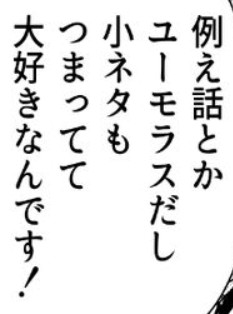
#> input picture img/test-1.jpg, 233 x 314 px
$ jupyter execute --allow-errors notebook.ipynb   (shell and % lines are left out)
#> lines starting #> are read from the running program, lines starting #| are printed output that depends on the picture; after the words box and inside, x2 and y2 are one past the last pixel; in counts of white or black regions, pixels touching at a corner belong together
### oom/utils/cv.py
import numpy as np
import cv2


def reverse(src):
	return np.zeros(src.shape, dtype=src.dtype) + 255 - src

def minAreaNonRotatedRectangle(points):
	y_1 = points[:, 0, 0].min()
	y_2 = points[:, 0, 0].max()
	x_1 = points[:, 0, 1].min()
	x_2 = points[:, 0, 1].max()
	return ((int((y_1 + y_2) / 2), int((x_1 + x_2) / 2)),
			(int(x_2 - x_1), int(y_2 - y_1)), -90)

### oom/notebook.ipynb
[cell 1]
import torch
import cv2
import numpy as np
import matplotlib.pyplot as plt

from utils import cv

[cell 2]
# user config & defined constants
from enum import Enum

class TextDirection(Enum):
	X = 1
	Y = 2

class TextColor(Enum):
	Black = 0
	White = 1

class RectangleType(Enum):
	Rotated = 0
	UnRotated = 1

# User Configuration
TEXT_DIRECTION = TextDirection.Y
TEXT_COLOR = TextColor.Black
CONTOUR_RECTANGLE_TYPE = RectangleType.UnRotated
KERNEL_SIZE = 10
ED_ITERATION = 3
AREA_THRESHOLD = 500
####################

if TEXT_DIRECTION == TextDirection.X:
	KERNEL_SIZE_X = KERNEL_SIZE
	KERNEL_SIZE_Y = 1
else:
	KERNEL_SIZE_X = 1
	KERNEL_SIZE_Y = KERNEL_SIZE

[cell 3]
# read
src = cv2.imread('../img/test-1.jpg')
#> src is the input picture: shape (314, 233, 3); min 0, max 255, mean 229.6
plt.imshow(src)

[cell 4]
# preprocess
gray = cv2.cvtColor(src, cv2.COLOR_BGR2GRAY)
ret, binary = cv2.threshold(gray, 0, 255, cv2.THRESH_OTSU + cv2.THRESH_BINARY)
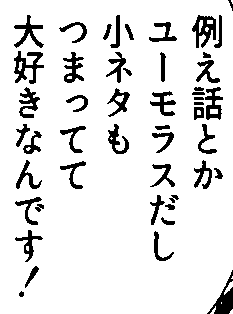
#> binary: shape (314, 233); 89.2% white; 49 black regions, largest, box (x1, y1, x2, y2) and area: (14, 51, 44, 84) 431, (207, 270, 233, 314) 430, (192, 15, 216, 48) 408
#> ret = 153

if TEXT_COLOR == TextColor.Black:
	binary = cv.reverse(binary)

kernel = cv2.getStructuringElement(cv2.MORPH_RECT, (KERNEL_SIZE_X, KERNEL_SIZE_Y))

dilation = cv2.dilate(binary, kernel, iterations=ED_ITERATION)
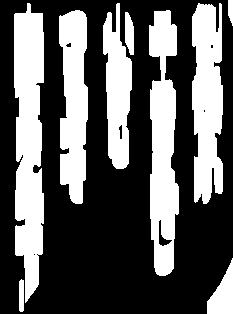
#> dilation: shape (314, 233); 36.6% white; 9 white regions, largest, box (x1, y1, x2, y2) and area: (14, 3, 44, 303) 7027, (149, 10, 179, 276) 5703, (192, 3, 223, 204) 5092
erosion = cv2.erode(dilation, kernel, iterations=ED_ITERATION)
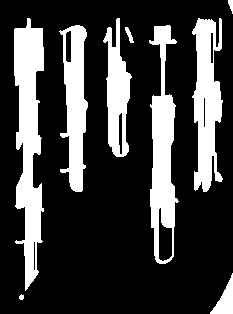
#> erosion: shape (314, 233); 24.4% white; 9 white regions

plt.imshow(erosion, cmap=plt.cm.gray)

[cell 5]
# find contours
# https://blog.csdn.net/huobanjishijian/article/details/63685503
contours, hierarchy = cv2.findContours(erosion, cv2.RETR_TREE, cv2.CHAIN_APPROX_SIMPLE)
#> contours = 15 contours, 1 with area under 20; largest, box (x1, y1, x2, y2) and area: (14, 18, 44, 291) 4703, (149, 25, 179, 264) 3886, (192, 18, 223, 192) 3322, (59, 25, 88, 192) 2850, (103, 18, 132, 157) 2102

region = []

for i in range(len(contours)):
	cnt = contours[i]
	# 计算该轮廓的面积
	area = cv2.contourArea(cnt)

	# 面积小的都筛选掉
	if(area < AREA_THRESHOLD):
		continue

	if CONTOUR_RECTANGLE_TYPE == RectangleType.Rotated:
		# 找到最小的矩形，该矩形可能有方向
		rect = cv2.minAreaRect(cnt)
	else:
		rect = cv.minAreaNonRotatedRectangle(cnt)

	# box是四个点的坐标
	box = cv2.boxPoints(rect)
	box = np.int0(box)

	region.append(box)
#> this loop made 15 passes
#> (area, y_1 in minAreaNonRotatedRectangle, y_2 in minAreaNonRotatedRectangle, x_1 in minAreaNonRotatedRectangle, x_2 in minAreaNonRotatedRectangle, rect, box) on passes 4, 5, 6, 8, 11, 13: (3886.5, 149, 178, 25, 263, ((163, 144), (238, 29), -90), [[177, 263], [148, 263], [148, 25], [177, 25]]), (515.5, 158, 172, 207, 261, ((165, 234), (54, 14), -90), [[172, 261], [158, 261], [158, 207], [172, 207]]), (2850, 59, 87, 25, 191, ((73, 108), (166, 28), -90), [[87, 191], [59, 191], [59, 25], [87, 25]]), (3321.5, 192, 222, 18, 191, ((207, 104), (173, 30), -90), [[222, 190], [192, 190], [192, 17], [222, 17]]), (2101.5, 103, 131, 18, 156, ((117, 87), (138, 28), -90), [[131, 156], [103, 156], [103, 18], [131, 18]]), (4703, 14, 43, 18, 290, ((28, 154), (272, 29), -90), [[42, 290], [13, 290], [13, 18], [42, 18]])
#> area on passes 2, 3, 7, 9, 10, 12: 392, 46.5, 183.5, 58, 91, 152.5
#> after the loop, region = 6 items

src = cv2.drawContours(src, region, -1, (0, 255, 0), 2)
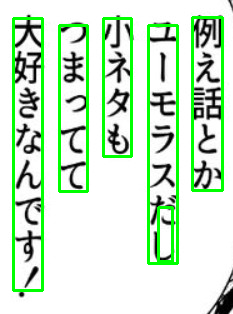
#> src: shape (314, 233, 3); 9.78% of pixels changed, all inside (x1, y1, x2, y2) = (12, 16, 224, 292)

text_img = src * 0
#> text_img: shape (314, 233, 3); every value is 0

for box in region:
	text_img = cv2.fillConvexPoly(text_img, box, (255, 255, 255))
#> this loop made 6 passes
#> box on passes 1 to 6: [[177, 263], [148, 263], [148, 25], [177, 25]], [[172, 261], [158, 261], [158, 207], [172, 207]], [[87, 191], [59, 191], [59, 25], [87, 25]], [[222, 190], [192, 190], [192, 17], [222, 17]], [[131, 156], [103, 156], [103, 18], [131, 18]], [[42, 290], [13, 290], [13, 18], [42, 18]]
#> pass 1, `text_img = cv2.fillConvexPoly(text_img, box, (255, 255, 255))`:
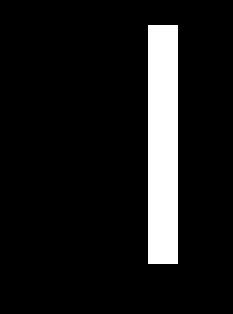
#> text_img: shape (314, 233, 3); 9.8% white; 1 white region, box (x1, y1, x2, y2) and area: (148, 25, 178, 264) 7170
#> pass 3, `text_img = cv2.fillConvexPoly(text_img, box, (255, 255, 255))`:
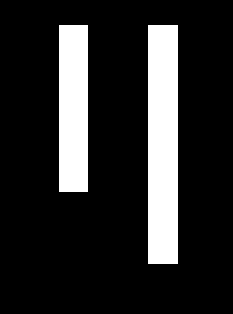
#> text_img: shape (314, 233, 3); 16.4% white; 2 white regions, box (x1, y1, x2, y2) and area: (148, 25, 178, 264) 7170, (59, 25, 88, 192) 4843
#> after the loop:
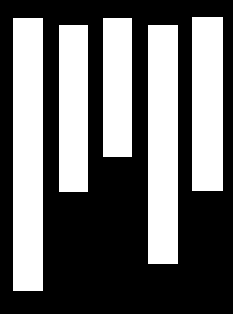
#> text_img: shape (314, 233, 3); 40.5% white; 5 white regions, box (x1, y1, x2, y2) and area: (13, 18, 43, 291) 8190, (148, 25, 178, 264) 7170, (192, 17, 223, 191) 5394, (59, 25, 88, 192) 4843, (103, 18, 132, 157) 4031

[cell 6]
# show src
plt.imshow(src)

[cell 7]
# show text img
plt.imshow(text_img)

[cell 8]
# calculate T*
if TEXT_DIRECTION == TextDirection.X:
	D_SIZE = src.shape[0]
else:
	D_SIZE = src.shape[1]
#> D_SIZE = 233

T_star = np.zeros((D_SIZE, 3), dtype=np.float64)
T_star[:, 0] = D_SIZE

for box in region:
	x_1 = box[:, 0].min()
	x_2 = box[:, 0].max()
	y_1 = box[:, 1].min()
	y_2 = box[:, 1].max()
	T_star[x_1:x_2, 0] = np.minimum(T_star[x_1:x_2, 0], y_1)
	T_star[x_1:x_2, 1] = np.maximum(T_star[x_1:x_2, 1], y_2)
#> this loop made 6 passes
#> (box, x_1, x_2, y_1, y_2) on passes 1 to 6: ([[177, 263], [148, 263], [148, 25], [177, 25]], 148, 177, 25, 263), ([[172, 261], [158, 261], [158, 207], [172, 207]], 158, 172, 207, 261), ([[87, 191], [59, 191], [59, 25], [87, 25]], 59, 87, 25, 191), ([[222, 190], [192, 190], [192, 17], [222, 17]], 192, 222, 17, 190), ([[131, 156], [103, 156], [103, 18], [131, 18]], 103, 131, 18, 156), ([[42, 290], [13, 290], [13, 18], [42, 18]], 13, 42, 18, 290)
#> after the loop, T_star = 233 rows, first 8: [233, 0, 0], [233, 0, 0], [233, 0, 0], [233, 0, 0], [233, 0, 0], [233, 0, 0], [233, 0, 0], [233, 0, 0]

#> (the rest of this cell did not finish here and is left out)
